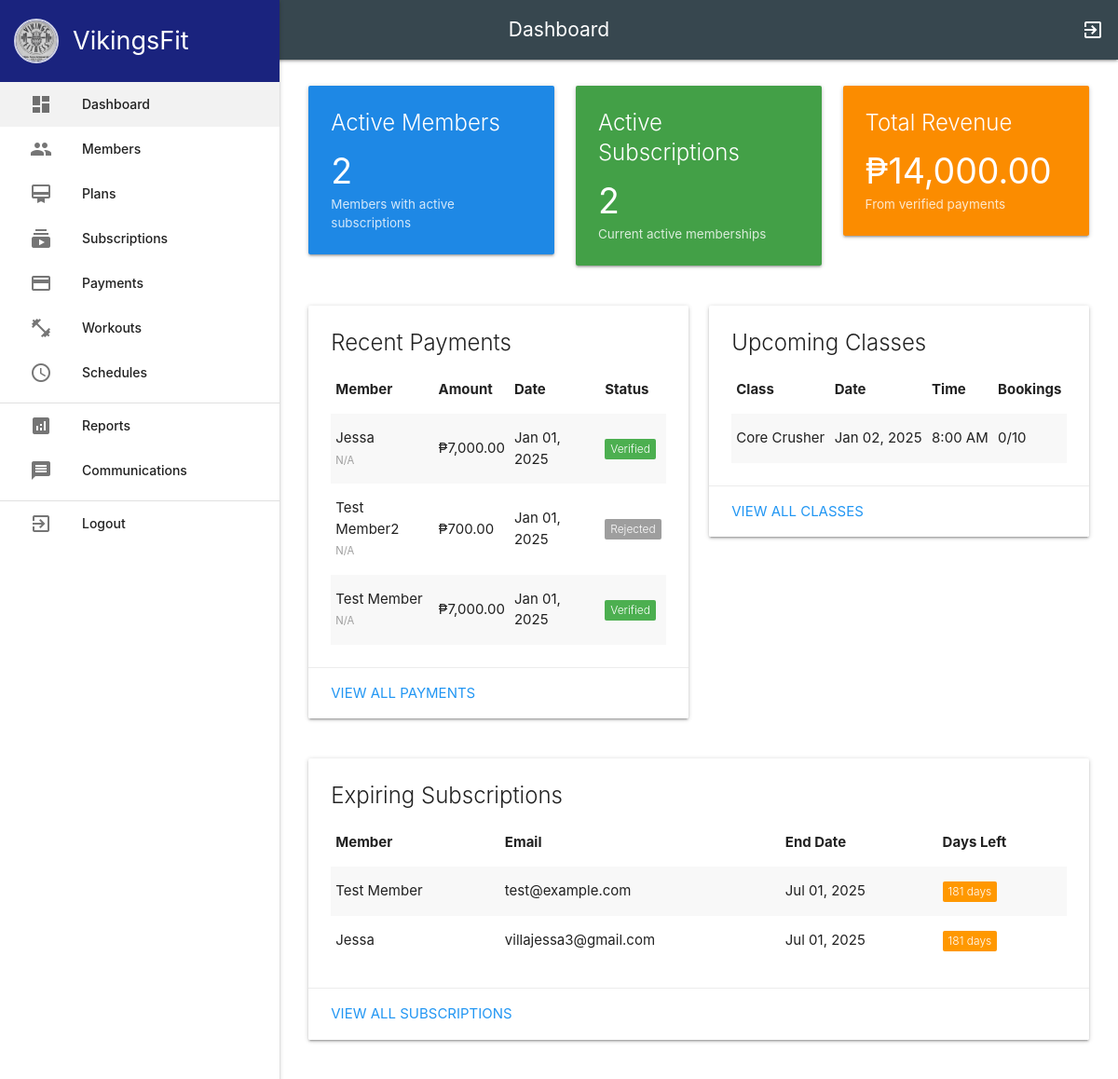
Page /admin/dashboard.php (signed in) on the committed database.
### tables this page shows
CREATE TABLE `subscriptions` (
  `id` int(11) NOT NULL,
  `user_id` int(11) NOT NULL,
  `plan` varchar(100) DEFAULT NULL,
  `amount` decimal(10,2) NOT NULL,
  `start_date` date NOT NULL,
  `end_date` date NOT NULL,
  `created_at` timestamp NOT NULL DEFAULT current_timestamp(),
  `payment_id` int(11) DEFAULT NULL,
  `plan_id` int(11) DEFAULT NULL,
  `status` enum('pending','active','expired','cancelled') NOT NULL DEFAULT 'pending'
);

CREATE TABLE `users` (
  `id` int(11) NOT NULL,
  `username` varchar(50) NOT NULL,
  `password` varchar(255) NOT NULL,
  `email` varchar(100) NOT NULL,
  `full_name` varchar(100) NOT NULL,
  `role` enum('admin','member') DEFAULT 'member',
  `created_at` timestamp NOT NULL DEFAULT current_timestamp()
);

CREATE TABLE `payments` (
  `id` int(11) NOT NULL,
  `user_id` int(11) NOT NULL,
  `amount` decimal(10,2) NOT NULL,
  `payment_method` enum('cash','gcash') NOT NULL DEFAULT 'cash',
  `payment_reference` varchar(100) DEFAULT NULL,
  `payment_screenshot` varchar(255) DEFAULT NULL,
  `payment_date` timestamp NOT NULL DEFAULT current_timestamp(),
  `status` enum('pending','verified','rejected') DEFAULT 'pending',
  `created_at` timestamp NOT NULL DEFAULT current_timestamp()
);

CREATE TABLE `class_schedules` (
  `id` int(11) NOT NULL,
  `workout_id` int(11) NOT NULL,
  `schedule_date` date NOT NULL,
  `start_time` time NOT NULL,
  `end_time` time NOT NULL,
  `instructor` varchar(100) NOT NULL,
  `max_participants` int(11) NOT NULL DEFAULT 10,
  `status` enum('scheduled','cancelled','completed') DEFAULT 'scheduled',
  `created_at` timestamp NOT NULL DEFAULT current_timestamp()
);

CREATE TABLE `workouts` (
  `id` int(11) NOT NULL,
  `category_id` int(11) NOT NULL,
  `name` varchar(100) NOT NULL,
  `description` text DEFAULT NULL,
  `difficulty_level` enum('beginner','intermediate','advanced') NOT NULL,
  `duration` int(11) NOT NULL COMMENT 'Duration in minutes',
  `created_at` timestamp NOT NULL DEFAULT current_timestamp(),
  `instructions` text DEFAULT NULL
);

### admin/dashboard.php (the view, shortened to what this page needs)
<?php
require_once 'includes/header.php';
$database = new Database();
$db = $database->getConnection();
$active_members_query = "
    SELECT COUNT(DISTINCT u.id) as count
    FROM users u
    JOIN subscriptions s ON u.id = s.user_id
    WHERE u.role = 'member'
    AND s.status = 'active'
";
$active_members_count = $db->query($active_members_query)->fetch(PDO::FETCH_ASSOC)['count'];
$active_subscriptions_query = "
    SELECT COUNT(*) as count
    FROM subscriptions s
    WHERE s.status = 'active'
";
$active_subscriptions = $db->query($active_subscriptions_query)->fetch(PDO::FETCH_ASSOC)['count'];
$total_revenue_query = "
    SELECT COALESCE(SUM(amount), 0) as total
    FROM payments
    WHERE status = 'verified'
";
$total_revenue = $db->query($total_revenue_query)->fetch(PDO::FETCH_ASSOC)['total'];
$recent_payments_query = "
    SELECT
        p.*,
        u.full_name,
        s.plan as plan_name,
        s.status as subscription_status
    FROM payments p
    JOIN users u ON p.user_id = u.id
    LEFT JOIN subscriptions s ON s.user_id = p.user_id AND s.status = 'active'
    ORDER BY p.created_at DESC
    LIMIT 5
";
$recent_payments = $db->query($recent_payments_query)->fetchAll(PDO::FETCH_ASSOC);
$upcoming_classes = $db->query("
    SELECT cs.*, w.name as workout_name,
           (SELECT COUNT(*) FROM class_bookings WHERE schedule_id = cs.id AND status = 'booked') as booked_count
    FROM class_schedules cs
    JOIN workouts w ON cs.workout_id = w.id
    WHERE cs.schedule_date >= CURRENT_DATE AND cs.status = 'scheduled'
    ORDER BY cs.schedule_date ASC, cs.start_time ASC
    LIMIT 5
")->fetchAll(PDO::FETCH_ASSOC);
$expiring_subscriptions = $db->query("
    SELECT s.*, u.full_name, u.email
    FROM subscriptions s
    JOIN users u ON s.user_id = u.id
    WHERE s.status = 'active'
    ORDER BY s.end_date ASC
    LIMIT 5
")->fetchAll(PDO::FETCH_ASSOC);
?>
<main>
    <div class="dashboard-container">
        <div class="row">
            <div class="col s12 m4">
                <div class="card blue darken-1">
                    <div class="card-content white-text">
                        <span class="card-title">Active Members</span>
                        <h3><?php echo $active_members_count; ?></h3>
                        <p class="small">Members with active subscriptions</p>
                    </div>
                </div>
            </div>
            <div class="col s12 m4">
                <div class="card green darken-1">
                    <div class="card-content white-text">
                        <span class="card-title">Active Subscriptions</span>
                        <h3><?php echo $active_subscriptions; ?></h3>
                        <p class="small">Current active memberships</p>
                    </div>
                </div>
            </div>
            <div class="col s12 m4">
                <div class="card orange darken-1">
                    <div class="card-content white-text">
                        <span class="card-title">Total Revenue</span>
                        <h3>₱<?php echo number_format($total_revenue, 2); ?></h3>
                        <p class="small">From verified payments</p>
                    </div>
                </div>
            </div>
        </div>
        <div class="row">
            <div class="col s12 m6">
                <div class="card">
                    <div class="card-content">
                        <span class="card-title">Recent Payments</span>
                        <table class="striped">
                            <thead>
                                <tr>
                                    <th>Member</th>
                                    <th>Amount</th>
                                    <th>Date</th>
                                    <th>Status</th>
                                </tr>
                            </thead>
                            <tbody>
                                <?php foreach ($recent_payments as $payment): ?>
                                    <tr>
                                        <td>
                                            <?php echo htmlspecialchars($payment['full_name']); ?>
                                            <br>
                                            <small class="grey-text"><?php echo htmlspecialchars($payment['plan_name'] ?? 'N/A'); ?></small>
                                        </td>
                                        <td>₱<?php echo number_format($payment['amount'], 2); ?></td>
                                        <td><?php echo date('M d, Y', strtotime($payment['created_at'])); ?></td>
                                        <td>
                                            <span class="new badge <?php
                                                echo $payment['status'] === 'verified' ? 'green' :
                                                    ($payment['status'] === 'pending' ? 'orange' : 'grey');
                                            ?>" data-badge-caption="">
                                                <?php echo ucfirst($payment['status']); ?>
                                            </span>
                                        </td>
                                    </tr>
                                <?php endforeach; ?>
                            </tbody>
                        </table>
                    </div>
                    <div class="card-action">
                        <a href="payments.php" class="blue-text">View All Payments</a>
                    </div>
                </div>
            </div>
            <div class="col s12 m6">
                <div class="card">
                    <div class="card-content">
                        <span class="card-title">Upcoming Classes</span>
                        <table class="striped">
                            <thead>
                                <tr>
                                    <th>Class</th>
                                    <th>Date</th>
                                    <th>Time</th>
                                    <th>Bookings</th>
                                </tr>
                            </thead>
                            <tbody>
                                <?php foreach ($upcoming_classes as $class): ?>
                                    <tr>
                                        <td><?php echo htmlspecialchars($class['workout_name']); ?></td>
                                        <td><?php echo date('M d, Y', strtotime($class['schedule_date'])); ?></td>
                                        <td><?php echo date('g:i A', strtotime($class['start_time'])); ?></td>
                                        <td><?php echo $class['booked_count']; ?>/<?php echo $class['max_participants']; ?></td>
                                    </tr>
                                <?php endforeach; ?>
                            </tbody>
                        </table>
                    </div>
                    <div class="card-action">
                        <a href="schedules.php" class="blue-text">View All Classes</a>
                    </div>
                </div>
            </div>
        </div>
        <div class="row">
            <div class="col s12">
                <div class="card">
                    <div class="card-content">
                        <span class="card-title">Expiring Subscriptions</span>
                        <table class="striped">
                            <thead>
                                <tr>
                                    <th>Member</th>
                                    <th>Email</th>
                                    <th>End Date</th>
                                    <th>Days Left</th>
                                </tr>
                            </thead>
                            <tbody>
                                <?php foreach ($expiring_subscriptions as $subscription):
                                    $days_left = ceil((strtotime($subscription['end_date']) - time()) / (60 * 60 * 24));
                                ?>
                                    <tr>
                                        <td><?php echo htmlspecialchars($subscription['full_name']); ?></td>
                                        <td><?php echo htmlspecialchars($subscription['email']); ?></td>
                                        <td><?php echo date('M d, Y', strtotime($subscription['end_date'])); ?></td>
                                        <td>
                                            <span class="new badge <?php echo $days_left <= 3 ? 'red' : 'orange'; ?>" data-badge-caption="days">
                                                <?php echo $days_left; ?>
                                            </span>
                                        </td>
                                    </tr>
                                <?php endforeach; ?>
                            </tbody>
                        </table>
                    </div>
                    <div class="card-action">
                        <a href="subscriptions.php" class="blue-text">View All Subscriptions</a>
                    </div>
                </div>
            </div>
        </div>
    </div>
</main>
<?php require_once 'includes/footer.php'; ?>

### admin/includes/header.php (style rules this page uses)
header, main, footer { padding-left: 300px; }
.dashboard-container { padding: 20px; }

### admin/dashboard.php (style rules this page uses)
.card .small { font-size: 0.9rem; opacity: 0.8; margin-top: 5px; }
.card h3 { margin: 15px 0 5px 0; font-size: 2.5rem; }
.badge { float: none; margin-left: 0; }

### rows in the picture
subscriptions: user.full_name "Jessa", plan "N/A", payment.amount "7,000.00", payment.created_at "Jan 01, 2025", payment.status "Verified", user.email "villajessa3@gmail.com", end_date "Jul 01, 2025", end_date "181"
payments: user.full_name "Test Member2", plan_name "N/A", amount "700.00", created_at "Jan 01, 2025", status "Rejected"
subscriptions: user.full_name "Test Member", plan "N/A", payment.amount "7,000.00", payment.created_at "Jan 01, 2025", payment.status "Verified", user.email "test@example.com", end_date "Jul 01, 2025", end_date "181"
class_schedules: workout.name "Core Crusher", schedule_date "Jan 02, 2025", start_time "8:00 AM", booked_count "0", max_participants "10"

### other values in the picture
$page_title "Dashboard"
$active_members_count "2"
$active_subscriptions "2"
$total_revenue "14,000.00"
